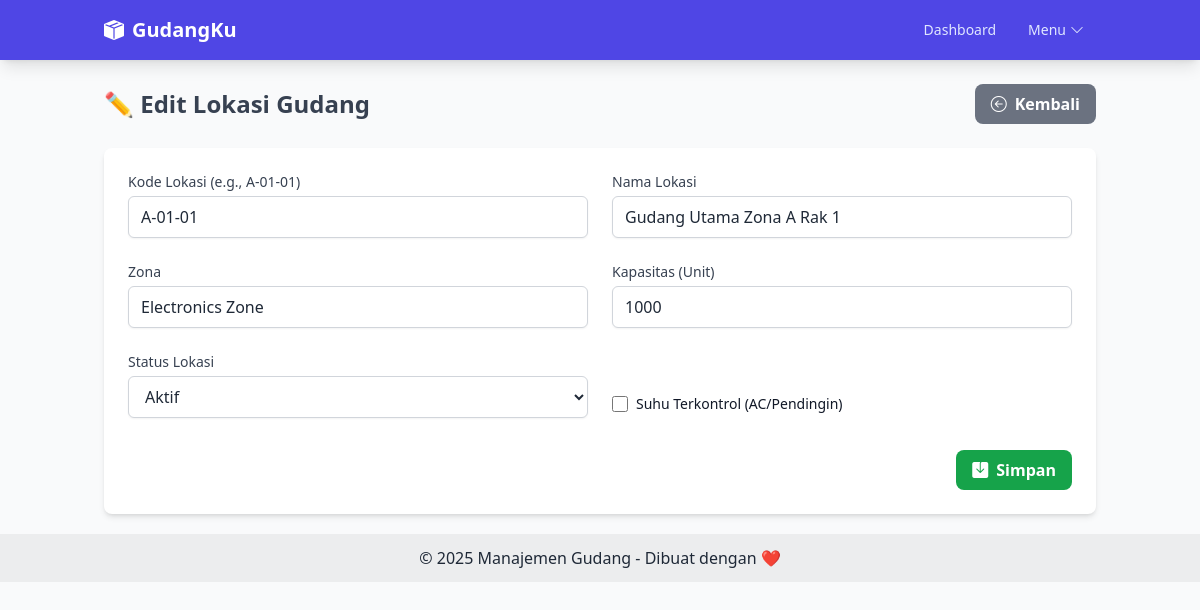
The page /location_form.php?id=1 on the database its author committed.
### tables this page shows
CREATE TABLE `warehouse_locations` (
  `id` int(11) NOT NULL,
  `location_code` varchar(20) NOT NULL,
  `location_name` varchar(100) NOT NULL,
  `zone` varchar(50) DEFAULT NULL,
  `capacity` int(11) DEFAULT 0,
  `current_utilization` int(11) DEFAULT 0,
  `temperature_controlled` tinyint(1) DEFAULT 0,
  `status` enum('active','maintenance','inactive') DEFAULT 'active',
  `created_at` timestamp NOT NULL DEFAULT current_timestamp()
);

### location_form.php (the view, shortened to what this page needs)
<?php
include 'includes/header.php';
$location_code = '';
$location_name = '';
$zone = '';
$capacity = 0;
$temperature_controlled = 0;
$status = 'active';
$update = false;
if (isset($_GET['id'])) {
    $id = $_GET['id'];
    $update = true;
    $result = $mysqli->query("SELECT * FROM warehouse_locations WHERE id=$id") or die($mysqli->error);
    if ($result->num_rows == 1) {
        $row = $result->fetch_assoc();
        extract($row);
    }
}
?>
<div class="flex justify-between items-center mb-6">
    <h1 class="text-2xl font-bold text-gray-700"><?php echo $update ? '✏️ Edit Lokasi Gudang' : '✨ Tambah Lokasi Baru'; ?></h1>
    <a href="locations.php" class="bg-gray-500 hover:bg-gray-600 text-white font-bold py-2 px-4 rounded-lg flex items-center transition duration-300">
        <i class="bi bi-arrow-left-circle mr-2"></i> Kembali
    </a>
</div>
<div class="bg-white shadow-md rounded-lg p-6">
    <form action="location_action.php" method="POST">
        <div class="grid grid-cols-1 md:grid-cols-2 gap-6">
            <div>
                <label for="location_code" class="block text-sm font-medium text-gray-700">Kode Lokasi (e.g., A-01-01)</label>
                <input type="text" name="location_code" id="location_code" value="<?php echo htmlspecialchars($location_code); ?>" required class="mt-1 block w-full px-3 py-2 bg-white border border-gray-300 rounded-md shadow-sm focus:outline-none focus:ring-indigo-500 focus:border-indigo-500">
            </div>
            <div>
                <label for="location_name" class="block text-sm font-medium text-gray-700">Nama Lokasi</label>
                <input type="text" name="location_name" id="location_name" value="<?php echo htmlspecialchars($location_name); ?>" required class="mt-1 block w-full px-3 py-2 bg-white border border-gray-300 rounded-md shadow-sm focus:outline-none focus:ring-indigo-500 focus:border-indigo-500">
            </div>
            <div>
                <label for="zone" class="block text-sm font-medium text-gray-700">Zona</label>
                <input type="text" name="zone" id="zone" value="<?php echo htmlspecialchars($zone); ?>" class="mt-1 block w-full px-3 py-2 bg-white border border-gray-300 rounded-md shadow-sm focus:outline-none focus:ring-indigo-500 focus:border-indigo-500">
            </div>
            <div>
                <label for="capacity" class="block text-sm font-medium text-gray-700">Kapasitas (Unit)</label>
                <input type="number" name="capacity" id="capacity" value="<?php echo $capacity; ?>" required class="mt-1 block w-full px-3 py-2 bg-white border border-gray-300 rounded-md shadow-sm focus:outline-none focus:ring-indigo-500 focus:border-indigo-500">
            </div>
        </div>
        <div class="grid grid-cols-1 md:grid-cols-2 gap-6 mt-6">
            <div>
                <label for="status" class="block text-sm font-medium text-gray-700">Status Lokasi</label>
                <select name="status" id="status" required class="mt-1 block w-full px-3 py-2 bg-white border border-gray-300 rounded-md shadow-sm focus:outline-none focus:ring-indigo-500 focus:border-indigo-500">
                    <option value="active" <?php echo ($status == 'active') ? 'selected' : ''; ?>>Aktif</option>
                </select>
            </div>
            <div class="flex items-end pb-1">
                <div class="flex items-center">
                    <input id="temperature_controlled" name="temperature_controlled" type="checkbox" value="1" <?php echo ($temperature_controlled) ? 'checked' : ''; ?> class="h-4 w-4 text-indigo-600 focus:ring-indigo-500 border-gray-300 rounded">
                    <label for="temperature_controlled" class="ml-2 block text-sm text-gray-900">Suhu Terkontrol (AC/Pendingin)</label>
                </div>
            </div>
        </div>
        <div class="mt-8 flex justify-end">
            <?php if ($update) : ?>
                <button type="submit" name="update" class="bg-green-600 hover:bg-green-700 text-white font-bold py-2 px-4 rounded-lg flex items-center transition duration-300"><i class="bi bi-save-fill mr-2"></i> Simpan</button>
            <?php else : ?>
                <button type="submit" name="save" class="bg-indigo-600 hover:bg-indigo-700 text-white font-bold py-2 px-4 rounded-lg flex items-center transition duration-300"><i class="bi bi-plus-circle-fill mr-2"></i> Tambah Lokasi</button>
            <?php endif; ?>
        </div>
    </form>
</div>
<?php include 'includes/footer.php'; ?>

### rows shown on the page
warehouse_locations: location_code "A-01-01", location_name "Gudang Utama Zona A Rak 1", zone "Electronics Zone", capacity "1000", status "Aktif"
